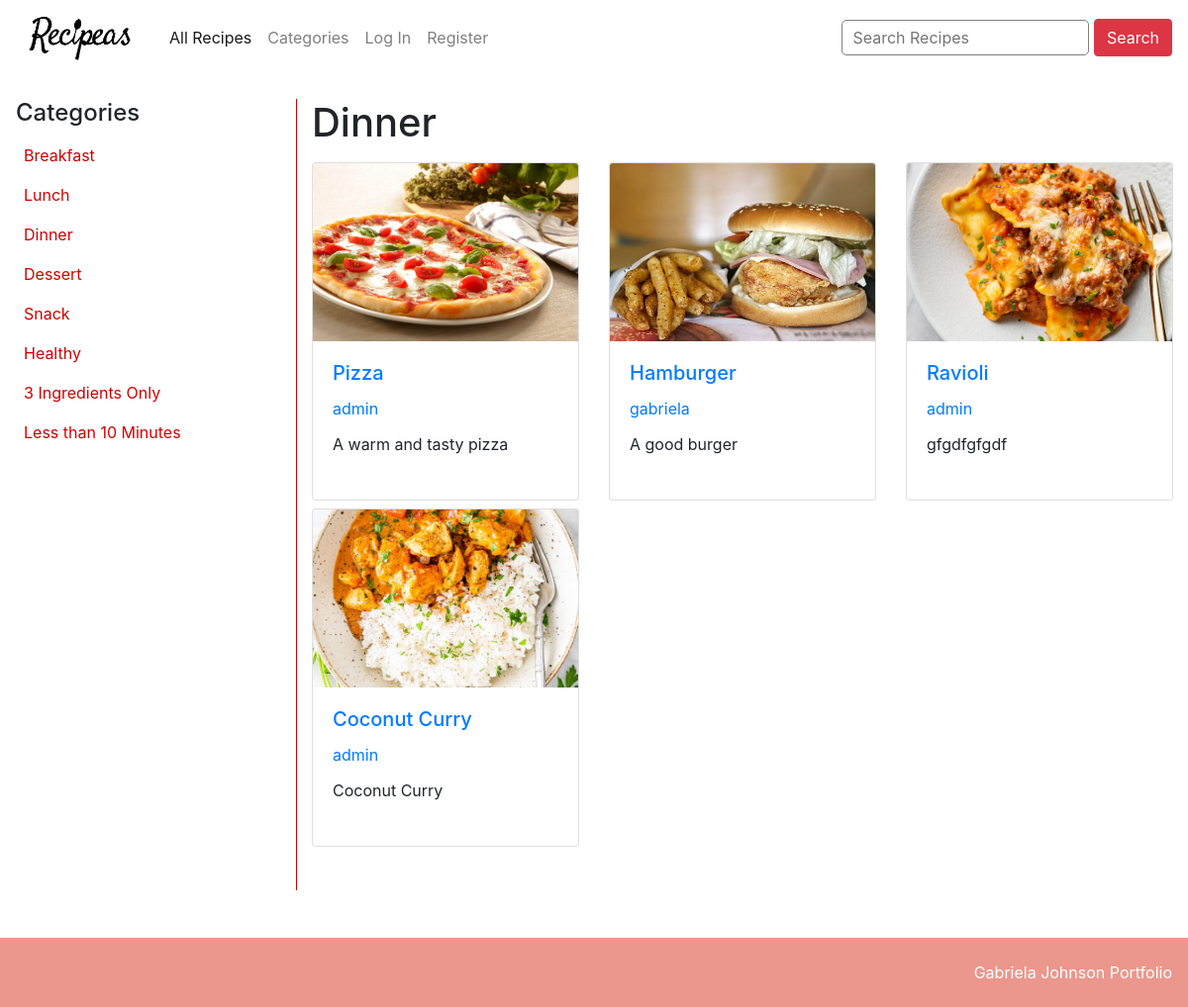
The page /categories/3 on the database its author committed.
### recipes/models.py (models this page shows, shortened)
class Category(models.Model):
    category = models.CharField(max_length=32)
    custom = models.BooleanField()
    def __str__(self):
        return f"{self.category}"

class Recipe(models.Model):
    user = models.ForeignKey("User", on_delete=models.CASCADE, related_name="recipes")
    title = models.CharField(max_length=64)
    image = models.ImageField(upload_to='static/images/')
    description = models.TextField(blank=True)
    preptime_initial = models.CharField(max_length=64, validators=[validate_duration])
    preptime = models.CharField(max_length=64)
    cooktime_initial = models.CharField(max_length=64, validators=[validate_duration])
    cooktime = models.CharField(max_length=64)
    total_time = models.IntegerField()
    servings = models.IntegerField()
    ingredients = models.TextField()
    ingredients_length = models.IntegerField()
    steps = models.TextField()
    timestamp = models.DateTimeField(auto_now_add=True)
    category = models.ManyToManyField(Category)
    public = models.BooleanField(default=True)
    inspiration = models.ForeignKey("Recipe", on_delete=models.CASCADE, related_name="recipe_inspiration", blank=True, null=True)

class User(AbstractUser):
    pass

### recipes/views.py (the view)
# urls.py: path("categories/<str:category>", views.get_category, name="getcategory"),
def get_category(request, category=None):
    categories = Category.objects.all()
    currentCategory = ""
    recipes = None
    if request.method == 'POST':
        category_id = request.POST["category"]
        currentCategory = Category.objects.get(id=category_id)
    elif category:
        currentCategory = Category.objects.get(id=category)
    if currentCategory != "":
        if currentCategory.category == "3 Ingredients Only":
            recipes = Recipe.objects.filter(ingredients_length=3)
        elif currentCategory.category == "Less than 10 Minutes":
            recipes = Recipe.objects.filter(total_time__lte=10)
        else:
            recipes = Recipe.objects.filter(category=currentCategory)
        return render(request, "recipes/category.html", {
            "categories": categories,
            "recipes": recipes,
            "currentCategory": currentCategory
        })
    return render(request, "recipes/category.html", {
        "categories": categories,
        "recipes": recipes
    })

### recipes/templates/recipes/category.html (shortened to what this page needs)
{% extends "recipes/layout.html" %}
{% load static %}
{% block body %}
<div class ="container-fluid m-0" style="height:100%;">
	<div class = "category row">
    <nav class="nav flex-column col-md-3 p-0 desktop">
    			<div class="position-fixed">
    			<h4 class="ml-3">Categories</h4>
    			<ul class = "navbar-nav mr-auto pl-4">
						{% for category in categories %}
							<li class="nav-item">
		    				<a href = "{% url 'getcategory' category.id %}" class="nav-link">{{ category }}</a>
		    				</li>
	        	{% endfor %}
	       	</ul>
	       </div>
		</nav>
    	<div class = "col-md-9">
    		<h1 class="col-md-12 pl-0">{{currentCategory.category}}</h1>
          <div class="row">
           {% for recipe in recipes %}
            <div class="col-sm-4 pt-2">
            	<div class="card p-0 col-md-12">
            		<div class="card-img-container">
              		<img class="card-img-top" src="/{{recipe.image}}">
              	</div>
              	<div class="card-body">
                	<h5 class="card-title"><a href="{% url 'viewrecipe' recipe.id %}">{{recipe.title}}</a></h5>
                	<p class="card-title"><a href="{% url 'profile' recipe.user.id %}">{{recipe.user}}</a></p>
                	<p class="card-text">{{recipe.description}}</p>
              	</div>
              </div>
            </div>
           {% endfor %}
         </div>
        </div>
    </div>
</div>
</div>
{% endblock %}

### recipes/static/recipes/styles.css (style rules this page uses)
:root { --mainRed: #d00000; --lightMainRed: rgba(216,49,29,0.50); }
html { scroll-padding-top: 140px; }
html, body { height:100%; }
body { min-height:100%; }
img { width:100%; }
.card-img-container img { object-fit: cover; height: 180px; }
.card-text { overflow: hidden; text-overflow: ellipsis; display: -webkit-box; -webkit-line-clamp: 2; -webkit-box-orient: vertical; height: 48px; }
.category nav { border-right: 1px solid var(--mainRed); }
.category.row { min-height: 100vh }
.category .nav-item a { color: var(--mainRed); }

### rows shown on the page
Category: category "Breakfast"
Category: category "Lunch"
Category: category "Dinner"
Category: category "Dessert"
Category: category "Snack"
Category: category "Healthy"
Category: category "3 Ingredients Only"
Category: category "Less than 10 Minutes"
Recipe: image (picture), title "Pizza", user "admin", description "A warm and tasty pizza"
Recipe: image (picture), title "Hamburger", user "gabriela", description "A good burger"
Recipe: image (picture), title "Ravioli", user "admin", description "gfgdfgfgdf"
Recipe: image (picture), title "Coconut Curry", user "admin", description "Coconut Curry"
